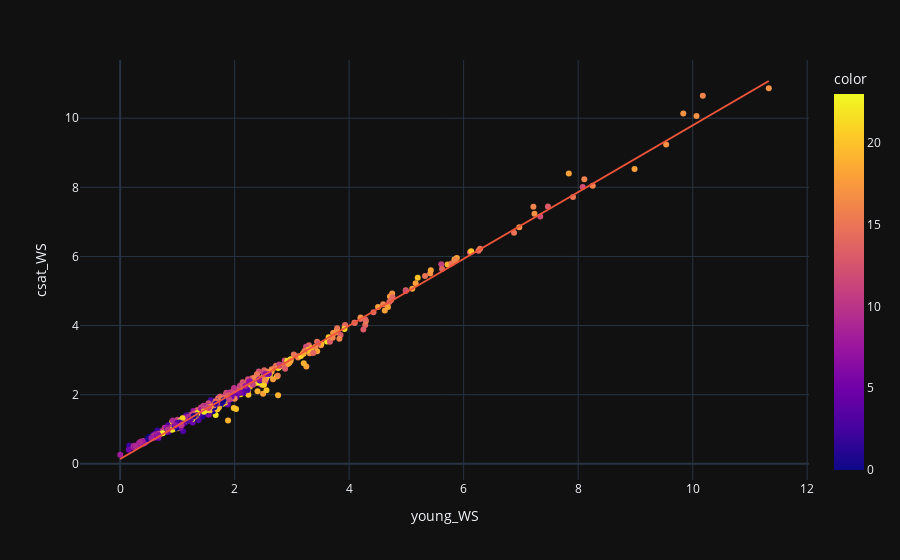

This figure's notebook cell:
### Code cell
#fig = px.line(df_wd, y=["young_WS","csat_WS"],
#              title='custom tick labels')
fig = px.scatter(df_wd, x='young_WS', y='csat_WS', trendline="ols",color=df_wd.index.hour)
fig.show()

### Figure 1 — Plotly figure (JSON) as saved in the notebook; plotly's stock layout.template omitted (floating-point values rounded to 4 significant figures; data arrays with more than 128 entries replaced by an {"elided": "..."} marker saying what was removed)
{"data": [{"hovertemplate": "young_WS=%{x}<br>csat_WS=%{y}<br>color=%{marker.color}<extra></extra>", "legendgroup": "", "marker": {"color": {"elided": "601 int values"}, "coloraxis": "coloraxis", "symbol": "circle"}, "mode": "markers", "name": "", "orientation": "v", "showlegend": false, "type": "scatter", "x": {"elided": "601 float values"}, "xaxis": "x", "y": {"elided": "601 float values"}, "yaxis": "y"}, {"hovertemplate": "<b>OLS trendline</b><br>csat_WS = 0.965568 * young_WS + 0.137475<br>R<sup>2</sup>=0.993511<br><br>young_WS=%{x}<br>csat_WS=%{y} <b>(trend)</b><extra></extra>", "legendgroup": "", "marker": {"symbol": "circle"}, "mode": "lines", "name": "", "showlegend": false, "type": "scatter", "x": {"elided": "588 float values"}, "xaxis": "x", "y": {"elided": "588 float values"}, "yaxis": "y"}], "layout": {"autosize": true, "coloraxis": {"colorbar": {"title": {"text": "color"}}, "colorscale": [[0, "#0d0887"], [0.1111, "#46039f"], [0.2222, "#7201a8"], [0.3333, "#9c179e"], [0.4444, "#bd3786"], [0.5556, "#d8576b"], [0.6667, "#ed7953"], [0.7778, "#fb9f3a"], [0.8889, "#fdca26"], [1, "#f0f921"]]}, "legend": {"tracegroupgap": 0}, "margin": {"t": 60}, "xaxis": {"anchor": "y", "autorange": true, "domain": [0, 1], "range": [-0.6901, 12.02], "title": {"text": "young_WS"}, "type": "linear"}, "yaxis": {"anchor": "x", "autorange": true, "domain": [0, 1], "range": [-0.5583, 11.69], "title": {"text": "csat_WS"}, "type": "linear"}}}
